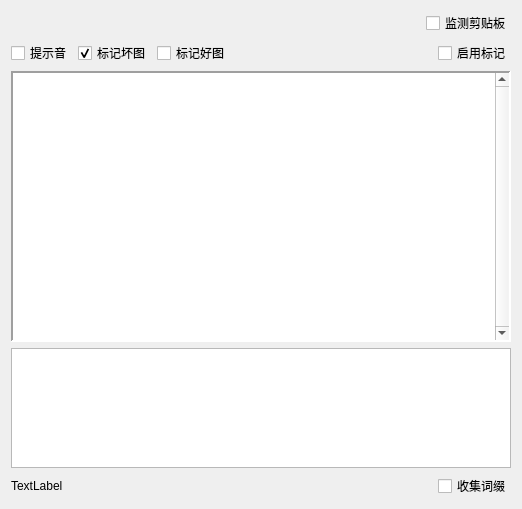
<?xml version="1.0" encoding="UTF-8"?>
<ui version="4.0">
 <class>Form</class>
 <widget class="QWidget" name="Form">
  <property name="geometry">
   <rect>
    <x>0</x>
    <y>0</y>
    <width>522</width>
    <height>509</height>
   </rect>
  </property>
  <property name="windowTitle">
   <string>Form</string>
  </property>
  <layout class="QVBoxLayout" name="verticalLayout">
   <item>
    <layout class="QHBoxLayout" name="horizontalLayout">
     <item>
      <spacer name="horizontalSpacer">
       <property name="orientation">
        <enum>Qt::Horizontal</enum>
       </property>
       <property name="sizeHint" stdset="0">
        <size>
         <width>40</width>
         <height>20</height>
        </size>
       </property>
      </spacer>
     </item>
     <item>
      <widget class="QCheckBox" name="checkBox_spy_clipboard">
       <property name="text">
        <string>监测剪贴板</string>
       </property>
       <property name="checked">
        <bool>false</bool>
       </property>
      </widget>
     </item>
    </layout>
   </item>
   <item>
    <layout class="QHBoxLayout" name="horizontalLayout_3">
     <item>
      <widget class="QCheckBox" name="checkBox_notice_sound">
       <property name="text">
        <string>提示音</string>
       </property>
      </widget>
     </item>
     <item>
      <widget class="QCheckBox" name="checkBox_mark_bad_map">
       <property name="text">
        <string>标记坏图</string>
       </property>
       <property name="checked">
        <bool>true</bool>
       </property>
      </widget>
     </item>
     <item>
      <widget class="QCheckBox" name="checkBox_mark_good_map">
       <property name="text">
        <string>标记好图</string>
       </property>
      </widget>
     </item>
     <item>
      <spacer name="horizontalSpacer_2">
       <property name="orientation">
        <enum>Qt::Horizontal</enum>
       </property>
       <property name="sizeHint" stdset="0">
        <size>
         <width>40</width>
         <height>20</height>
        </size>
       </property>
      </spacer>
     </item>
     <item>
      <widget class="QCheckBox" name="checkBox_enable_map_mark">
       <property name="text">
        <string>启用标记</string>
       </property>
      </widget>
     </item>
    </layout>
   </item>
   <item>
    <widget class="QPlainTextEdit" name="plainTextEdit_item_detail">
     <property name="enabled">
      <bool>true</bool>
     </property>
     <property name="frameShape">
      <enum>QFrame::Panel</enum>
     </property>
     <property name="lineWidth">
      <number>2</number>
     </property>
     <property name="verticalScrollBarPolicy">
      <enum>Qt::ScrollBarAlwaysOn</enum>
     </property>
     <property name="horizontalScrollBarPolicy">
      <enum>Qt::ScrollBarAlwaysOff</enum>
     </property>
     <property name="readOnly">
      <bool>true</bool>
     </property>
    </widget>
   </item>
   <item>
    <widget class="QTextEdit" name="textEdit_fenxi_result">
     <property name="sizePolicy">
      <sizepolicy hsizetype="Expanding" vsizetype="Expanding">
       <horstretch>0</horstretch>
       <verstretch>0</verstretch>
      </sizepolicy>
     </property>
     <property name="maximumSize">
      <size>
       <width>16777215</width>
       <height>120</height>
      </size>
     </property>
     <property name="readOnly">
      <bool>true</bool>
     </property>
    </widget>
   </item>
   <item>
    <layout class="QHBoxLayout" name="horizontalLayout_2">
     <item>
      <widget class="QLabel" name="label_app_status">
       <property name="text">
        <string>TextLabel</string>
       </property>
      </widget>
     </item>
     <item>
      <widget class="QCheckBox" name="checkBox_collect_mods">
       <property name="sizePolicy">
        <sizepolicy hsizetype="Fixed" vsizetype="Fixed">
         <horstretch>0</horstretch>
         <verstretch>0</verstretch>
        </sizepolicy>
       </property>
       <property name="text">
        <string>收集词缀</string>
       </property>
      </widget>
     </item>
    </layout>
   </item>
  </layout>
 </widget>
 <resources/>
 <connections/>
</ui>
